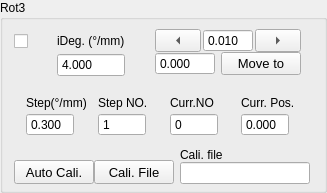
             <widget class="QGroupBox" name="rotary3Group">
              <property name="sizePolicy">
               <sizepolicy hsizetype="Expanding" vsizetype="Expanding">
                <horstretch>0</horstretch>
                <verstretch>0</verstretch>
               </sizepolicy>
              </property>
              <property name="title">
               <string>Rot3</string>
              </property>
              <layout class="QFormLayout" name="formLayout_5">
               <property name="verticalSpacing">
                <number>12</number>
               </property>
               <property name="topMargin">
                <number>0</number>
               </property>
               <property name="bottomMargin">
                <number>6</number>
               </property>
               <item row="0" column="0" colspan="2">
                <layout class="QHBoxLayout" name="horizontalLayout_47" stretch="1,2,0">
                 <property name="spacing">
                  <number>6</number>
                 </property>
                 <item>
                  <layout class="QVBoxLayout" name="verticalLayout_87">
                   <property name="spacing">
                    <number>6</number>
                   </property>
                   <property name="topMargin">
                    <number>9</number>
                   </property>
                   <item>
                    <widget class="QCheckBox" name="activeRot3">
                     <property name="sizePolicy">
                      <sizepolicy hsizetype="Expanding" vsizetype="Preferred">
                       <horstretch>0</horstretch>
                       <verstretch>0</verstretch>
                      </sizepolicy>
                     </property>
                     <property name="toolTip">
                      <string>Active Instrument?</string>
                     </property>
                     <property name="text">
                      <string/>
                     </property>
                     <property name="checked">
                      <bool>false</bool>
                     </property>
                     <property name="mytype" stdset="0">
                      <string>checkbox</string>
                     </property>
                    </widget>
                   </item>
                   <item>
                    <widget class="LedIndicator" name="rotary3Led" native="true">
                     <property name="sizePolicy">
                      <sizepolicy hsizetype="Fixed" vsizetype="Fixed">
                       <horstretch>0</horstretch>
                       <verstretch>0</verstretch>
                      </sizepolicy>
                     </property>
                     <property name="minimumSize">
                      <size>
                       <width>25</width>
                       <height>25</height>
                      </size>
                     </property>
                     <property name="maximumSize">
                      <size>
                       <width>25</width>
                       <height>25</height>
                      </size>
                     </property>
                     <property name="baseSize">
                      <size>
                       <width>0</width>
                       <height>0</height>
                      </size>
                     </property>
                     <property name="mytype" stdset="0">
                      <string>led</string>
                     </property>
                    </widget>
                   </item>
                  </layout>
                 </item>
                 <item>
                  <layout class="QVBoxLayout" name="verticalLayout_73">
                   <property name="spacing">
                    <number>0</number>
                   </property>
                   <property name="leftMargin">
                    <number>12</number>
                   </property>
                   <property name="topMargin">
                    <number>9</number>
                   </property>
                   <property name="rightMargin">
                    <number>12</number>
                   </property>
                   <item>
                    <widget class="QLabel" name="label_52">
                     <property name="sizePolicy">
                      <sizepolicy hsizetype="Expanding" vsizetype="Fixed">
                       <horstretch>0</horstretch>
                       <verstretch>0</verstretch>
                      </sizepolicy>
                     </property>
                     <property name="maximumSize">
                      <size>
                       <width>16777215</width>
                       <height>16777215</height>
                      </size>
                     </property>
                     <property name="text">
                      <string>iDeg. (°/mm)</string>
                     </property>
                     <property name="mytype" stdset="0">
                      <string>label</string>
                     </property>
                    </widget>
                   </item>
                   <item>
                    <widget class="QDoubleSpinBox" name="iRot3">
                     <property name="sizePolicy">
                      <sizepolicy hsizetype="Expanding" vsizetype="Fixed">
                       <horstretch>0</horstretch>
                       <verstretch>0</verstretch>
                      </sizepolicy>
                     </property>
                     <property name="maximumSize">
                      <size>
                       <width>16777215</width>
                       <height>24</height>
                      </size>
                     </property>
                     <property name="buttonSymbols">
                      <enum>QAbstractSpinBox::ButtonSymbols::NoButtons</enum>
                     </property>
                     <property name="decimals">
                      <number>3</number>
                     </property>
                     <property name="value">
                      <double>4.000000000000000</double>
                     </property>
                    </widget>
                   </item>
                  </layout>
                 </item>
                 <item>
                  <widget class="QFrame" name="rotary3Manual">
                   <property name="mytype" stdset="0">
                    <string>inst_manu</string>
                   </property>
                   <layout class="QVBoxLayout" name="verticalLayout_75">
                    <property name="spacing">
                     <number>0</number>
                    </property>
                    <property name="leftMargin">
                     <number>12</number>
                    </property>
                    <property name="rightMargin">
                     <number>12</number>
                    </property>
                    <item>
                     <layout class="QHBoxLayout" name="horizontalLayout_25">
                      <property name="spacing">
                       <number>2</number>
                      </property>
                      <item>
                       <widget class="QToolButton" name="rot3JogL">
                        <property name="sizePolicy">
                         <sizepolicy hsizetype="Expanding" vsizetype="Fixed">
                          <horstretch>0</horstretch>
                          <verstretch>0</verstretch>
                         </sizepolicy>
                        </property>
                        <property name="minimumSize">
                         <size>
                          <width>32</width>
                          <height>0</height>
                         </size>
                        </property>
                        <property name="text">
                         <string>...</string>
                        </property>
                        <property name="arrowType">
                         <enum>Qt::ArrowType::LeftArrow</enum>
                        </property>
                        <property name="mytype" stdset="0">
                         <string>arrowbutton</string>
                        </property>
                       </widget>
                      </item>
                      <item>
                       <widget class="QDoubleSpinBox" name="rotary3JogStep">
                        <property name="sizePolicy">
                         <sizepolicy hsizetype="Preferred" vsizetype="Preferred">
                          <horstretch>0</horstretch>
                          <verstretch>0</verstretch>
                         </sizepolicy>
                        </property>
                        <property name="maximumSize">
                         <size>
                          <width>50</width>
                          <height>24</height>
                         </size>
                        </property>
                        <property name="buttonSymbols">
                         <enum>QAbstractSpinBox::ButtonSymbols::NoButtons</enum>
                        </property>
                        <property name="decimals">
                         <number>3</number>
                        </property>
                        <property name="minimum">
                         <double>-50.000000000000000</double>
                        </property>
                        <property name="maximum">
                         <double>210.000000000000000</double>
                        </property>
                        <property name="value">
                         <double>0.010000000000000</double>
                        </property>
                       </widget>
                      </item>
                      <item>
                       <widget class="QToolButton" name="rot3JogR">
                        <property name="sizePolicy">
                         <sizepolicy hsizetype="Expanding" vsizetype="Fixed">
                          <horstretch>0</horstretch>
                          <verstretch>0</verstretch>
                         </sizepolicy>
                        </property>
                        <property name="minimumSize">
                         <size>
                          <width>32</width>
                          <height>0</height>
                         </size>
                        </property>
                        <property name="text">
                         <string>...</string>
                        </property>
                        <property name="arrowType">
                         <enum>Qt::ArrowType::RightArrow</enum>
                        </property>
                        <property name="mytype" stdset="0">
                         <string>arrowbutton</string>
                        </property>
                       </widget>
                      </item>
                     </layout>
                    </item>
                    <item>
                     <layout class="QHBoxLayout" name="horizontalLayout_34">
                      <property name="spacing">
                       <number>6</number>
                      </property>
                      <item>
                       <widget class="QDoubleSpinBox" name="rot3SetPos">
                        <property name="sizePolicy">
                         <sizepolicy hsizetype="Expanding" vsizetype="Fixed">
                          <horstretch>0</horstretch>
                          <verstretch>0</verstretch>
                         </sizepolicy>
                        </property>
                        <property name="maximumSize">
                         <size>
                          <width>60</width>
                          <height>24</height>
                         </size>
                        </property>
                        <property name="buttonSymbols">
                         <enum>QAbstractSpinBox::ButtonSymbols::NoButtons</enum>
                        </property>
                        <property name="decimals">
                         <number>3</number>
                        </property>
                        <property name="maximum">
                         <double>1000.000000000000000</double>
                        </property>
                       </widget>
                      </item>
                      <item>
                       <widget class="QPushButton" name="rot3MoveTo">
                        <property name="sizePolicy">
                         <sizepolicy hsizetype="Expanding" vsizetype="Fixed">
                          <horstretch>0</horstretch>
                          <verstretch>0</verstretch>
                         </sizepolicy>
                        </property>
                        <property name="maximumSize">
                         <size>
                          <width>80</width>
                          <height>30</height>
                         </size>
                        </property>
                        <property name="font">
                         <font>
                          <pointsize>10</pointsize>
                         </font>
                        </property>
                        <property name="text">
                         <string>Move to</string>
                        </property>
                        <property name="mytype" stdset="0">
                         <string>clickable_button</string>
                        </property>
                       </widget>
                      </item>
                     </layout>
                    </item>
                   </layout>
                  </widget>
                 </item>
                </layout>
               </item>
               <item row="1" column="0" colspan="2">
                <layout class="QHBoxLayout" name="horizontalLayout_35">
                 <property name="leftMargin">
                  <number>12</number>
                 </property>
                 <item>
                  <layout class="QVBoxLayout" name="verticalLayout_76">
                   <property name="spacing">
                    <number>3</number>
                   </property>
                   <item>
                    <widget class="QLabel" name="label_53">
                     <property name="sizePolicy">
                      <sizepolicy hsizetype="Expanding" vsizetype="Fixed">
                       <horstretch>0</horstretch>
                       <verstretch>0</verstretch>
                      </sizepolicy>
                     </property>
                     <property name="text">
                      <string>Step(°/mm)</string>
                     </property>
                     <property name="mytype" stdset="0">
                      <string>label</string>
                     </property>
                    </widget>
                   </item>
                   <item>
                    <widget class="QDoubleSpinBox" name="rotary3Step">
                     <property name="sizePolicy">
                      <sizepolicy hsizetype="Expanding" vsizetype="Fixed">
                       <horstretch>0</horstretch>
                       <verstretch>0</verstretch>
                      </sizepolicy>
                     </property>
                     <property name="maximumSize">
                      <size>
                       <width>48</width>
                       <height>24</height>
                      </size>
                     </property>
                     <property name="buttonSymbols">
                      <enum>QAbstractSpinBox::ButtonSymbols::NoButtons</enum>
                     </property>
                     <property name="decimals">
                      <number>3</number>
                     </property>
                     <property name="value">
                      <double>0.300000000000000</double>
                     </property>
                    </widget>
                   </item>
                  </layout>
                 </item>
                 <item>
                  <layout class="QVBoxLayout" name="verticalLayout_77">
                   <property name="spacing">
                    <number>3</number>
                   </property>
                   <item>
                    <widget class="QLabel" name="label_54">
                     <property name="sizePolicy">
                      <sizepolicy hsizetype="Expanding" vsizetype="Fixed">
                       <horstretch>0</horstretch>
                       <verstretch>0</verstretch>
                      </sizepolicy>
                     </property>
                     <property name="text">
                      <string>Step NO.</string>
                     </property>
                     <property name="mytype" stdset="0">
                      <string>label</string>
                     </property>
                    </widget>
                   </item>
                   <item>
                    <widget class="QSpinBox" name="rotary3StepNO">
                     <property name="sizePolicy">
                      <sizepolicy hsizetype="Expanding" vsizetype="Fixed">
                       <horstretch>0</horstretch>
                       <verstretch>0</verstretch>
                      </sizepolicy>
                     </property>
                     <property name="maximumSize">
                      <size>
                       <width>48</width>
                       <height>24</height>
                      </size>
                     </property>
                     <property name="buttonSymbols">
                      <enum>QAbstractSpinBox::ButtonSymbols::NoButtons</enum>
                     </property>
                     <property name="maximum">
                      <number>10000</number>
                     </property>
                     <property name="value">
                      <number>1</number>
                     </property>
                    </widget>
                   </item>
                  </layout>
                 </item>
                 <item>
                  <layout class="QVBoxLayout" name="verticalLayout_78">
                   <property name="spacing">
                    <number>3</number>
                   </property>
                   <item>
                    <widget class="QLabel" name="label_55">
                     <property name="sizePolicy">
                      <sizepolicy hsizetype="Expanding" vsizetype="Fixed">
                       <horstretch>0</horstretch>
                       <verstretch>0</verstretch>
                      </sizepolicy>
                     </property>
                     <property name="text">
                      <string>Curr.NO</string>
                     </property>
                     <property name="mytype" stdset="0">
                      <string>label</string>
                     </property>
                    </widget>
                   </item>
                   <item>
                    <widget class="QSpinBox" name="rotary3CurrStepNO">
                     <property name="sizePolicy">
                      <sizepolicy hsizetype="Expanding" vsizetype="Fixed">
                       <horstretch>0</horstretch>
                       <verstretch>0</verstretch>
                      </sizepolicy>
                     </property>
                     <property name="maximumSize">
                      <size>
                       <width>48</width>
                       <height>24</height>
                      </size>
                     </property>
                     <property name="buttonSymbols">
                      <enum>QAbstractSpinBox::ButtonSymbols::NoButtons</enum>
                     </property>
                     <property name="maximum">
                      <number>10000</number>
                     </property>
                     <property name="mytype" stdset="0">
                      <string>intNO</string>
                     </property>
                    </widget>
                   </item>
                  </layout>
                 </item>
                 <item>
                  <layout class="QVBoxLayout" name="verticalLayout_88">
                   <property name="spacing">
                    <number>3</number>
                   </property>
                   <item>
                    <widget class="QLabel" name="label_56">
                     <property name="sizePolicy">
                      <sizepolicy hsizetype="Expanding" vsizetype="Fixed">
                       <horstretch>0</horstretch>
                       <verstretch>0</verstretch>
                      </sizepolicy>
                     </property>
                     <property name="text">
                      <string>Curr. Pos.</string>
                     </property>
                     <property name="mytype" stdset="0">
                      <string>label</string>
                     </property>
                    </widget>
                   </item>
                   <item>
                    <widget class="QDoubleSpinBox" name="rot3CurrPos">
                     <property name="sizePolicy">
                      <sizepolicy hsizetype="Expanding" vsizetype="Fixed">
                       <horstretch>0</horstretch>
                       <verstretch>0</verstretch>
                      </sizepolicy>
                     </property>
                     <property name="maximumSize">
                      <size>
                       <width>48</width>
                       <height>24</height>
                      </size>
                     </property>
                     <property name="buttonSymbols">
                      <enum>QAbstractSpinBox::ButtonSymbols::NoButtons</enum>
                     </property>
                     <property name="decimals">
                      <number>3</number>
                     </property>
                     <property name="minimum">
                      <double>-10.000000000000000</double>
                     </property>
                     <property name="maximum">
                      <double>1000.000000000000000</double>
                     </property>
                    </widget>
                   </item>
                  </layout>
                 </item>
                </layout>
               </item>
               <item row="2" column="0">
                <layout class="QHBoxLayout" name="horizontalLayout_39">
                 <property name="topMargin">
                  <number>12</number>
                 </property>
                 <item>
                  <widget class="QPushButton" name="pol_cali_mode">
                   <property name="sizePolicy">
                    <sizepolicy hsizetype="Expanding" vsizetype="Fixed">
                     <horstretch>0</horstretch>
                     <verstretch>0</verstretch>
                    </sizepolicy>
                   </property>
                   <property name="maximumSize">
                    <size>
                     <width>16777215</width>
                     <height>30</height>
                    </size>
                   </property>
                   <property name="font">
                    <font>
                     <pointsize>10</pointsize>
                    </font>
                   </property>
                   <property name="toolTip">
                    <string>&lt;html&gt;&lt;head/&gt;&lt;body&gt;&lt;p&gt;Choose calibration method for polarization dependent measurement:&lt;/p&gt;&lt;p&gt;&lt;span style=&quot; font-weight:700;&quot;&gt;'Auto Cali.'&lt;/span&gt;:  automatically calibrate polarization dependence by setting synchronization correction angle_steps;&lt;/p&gt;&lt;p&gt;&lt;span style=&quot; font-weight:700;&quot;&gt; 'Cali. Data'&lt;/span&gt;:  import calibration data obtained from manually calibration  &lt;/p&gt;&lt;/body&gt;&lt;/html&gt;</string>
                   </property>
                   <property name="text">
                    <string>Auto Cali.</string>
                   </property>
                   <property name="checkable">
                    <bool>true</bool>
                   </property>
                   <property name="checked">
                    <bool>false</bool>
                   </property>
                   <property name="mytype" stdset="0">
                    <string>checkable_button</string>
                   </property>
                  </widget>
                 </item>
                 <item>
                  <widget class="QPushButton" name="load_cali_file">
                   <property name="sizePolicy">
                    <sizepolicy hsizetype="Expanding" vsizetype="Fixed">
                     <horstretch>0</horstretch>
                     <verstretch>0</verstretch>
                    </sizepolicy>
                   </property>
                   <property name="maximumSize">
                    <size>
                     <width>16777215</width>
                     <height>30</height>
                    </size>
                   </property>
                   <property name="font">
                    <font>
                     <pointsize>10</pointsize>
                    </font>
                   </property>
                   <property name="toolTip">
                    <string>&lt;html&gt;&lt;head/&gt;&lt;body&gt;&lt;p&gt;Import calibration data for polarization scan&lt;/p&gt;&lt;/body&gt;&lt;/html&gt;</string>
                   </property>
                   <property name="text">
                    <string>Cali. File</string>
                   </property>
                   <property name="mytype" stdset="0">
                    <string>clickable_button</string>
                   </property>
                  </widget>
                 </item>
                </layout>
               </item>
               <item row="2" column="1">
                <layout class="QVBoxLayout" name="verticalLayout_85">
                 <property name="spacing">
                  <number>0</number>
                 </property>
                 <property name="rightMargin">
                  <number>3</number>
                 </property>
                 <item>
                  <widget class="QLabel" name="label_57">
                   <property name="sizePolicy">
                    <sizepolicy hsizetype="Expanding" vsizetype="Expanding">
                     <horstretch>0</horstretch>
                     <verstretch>0</verstretch>
                    </sizepolicy>
                   </property>
                   <property name="text">
                    <string>Cali. file</string>
                   </property>
                   <property name="mytype" stdset="0">
                    <string>label</string>
                   </property>
                  </widget>
                 </item>
                 <item>
                  <widget class="QLineEdit" name="cali_file_path">
                   <property name="sizePolicy">
                    <sizepolicy hsizetype="Expanding" vsizetype="Fixed">
                     <horstretch>0</horstretch>
                     <verstretch>0</verstretch>
                    </sizepolicy>
                   </property>
                   <property name="maximumSize">
                    <size>
                     <width>16777215</width>
                     <height>16777215</height>
                    </size>
                   </property>
                  </widget>
                 </item>
                </layout>
               </item>
              </layout>
             </widget>
